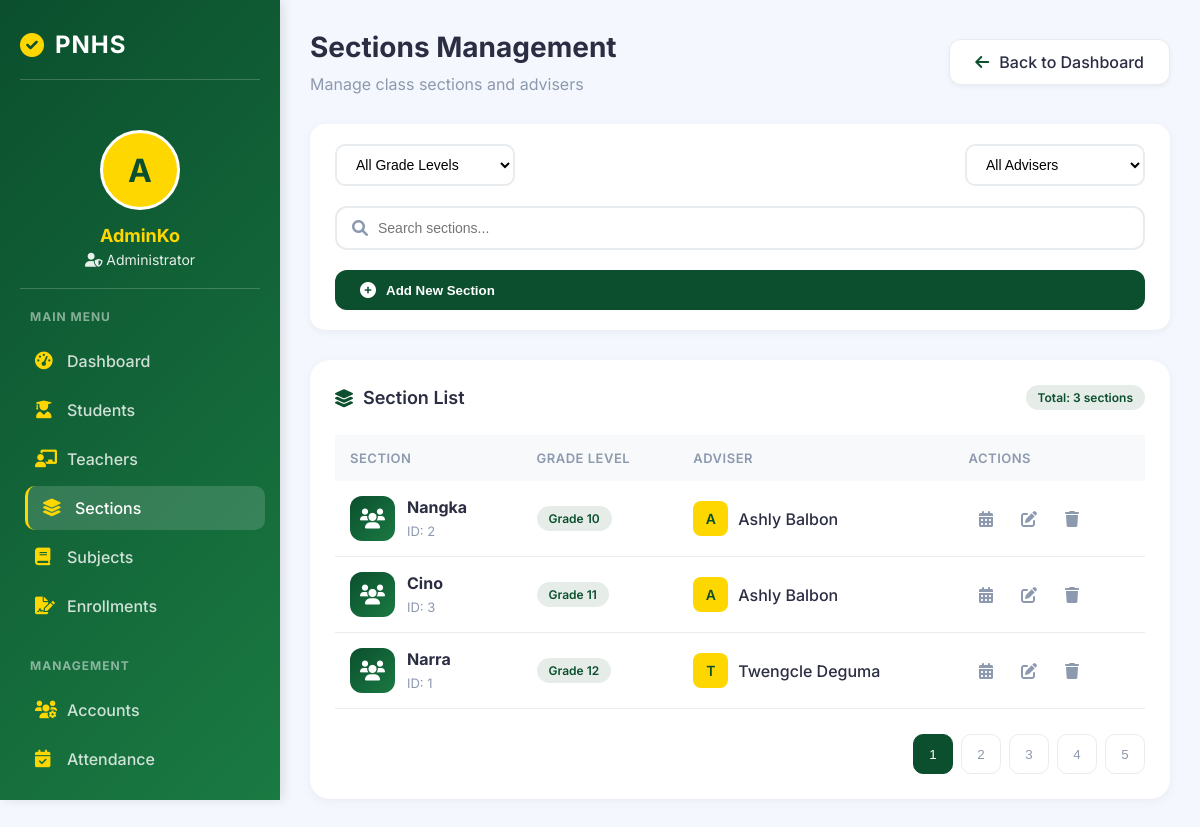
/admin/sections.php (signed in), run on the app's committed database.
### tables this page shows
CREATE TABLE `sections` (
  `id` int(11) NOT NULL,
  `section_name` varchar(50) DEFAULT NULL,
  `grade_id` int(11) DEFAULT NULL,
  `adviser_id` int(11) DEFAULT NULL
);

CREATE TABLE `grade_levels` (
  `id` int(11) NOT NULL,
  `grade_name` varchar(20) DEFAULT NULL
);

CREATE TABLE `users` (
  `id` int(11) NOT NULL,
  `id_number` varchar(50) DEFAULT NULL,
  `fullname` varchar(100) DEFAULT NULL,
  `email` varchar(100) DEFAULT NULL,
  `password` varchar(255) DEFAULT NULL,
  `role` enum('Admin','Registrar','Teacher','Student') DEFAULT NULL,
  `created_at` timestamp NOT NULL DEFAULT current_timestamp()
);

### admin/sections.php (the view, shortened to what this page needs)
<?php
include("../config/database.php");
$admin_name = $_SESSION['user']['fullname'];
$sections = $conn->query("
    SELECT s.id, s.section_name, g.grade_name, u.fullname as adviser, u.id as adviser_id
    FROM sections s
    LEFT JOIN grade_levels g ON s.grade_id = g.id
    LEFT JOIN users u ON s.adviser_id = u.id
    ORDER BY g.id, s.section_name
");
?>
<!DOCTYPE html>
<html lang="en">
<head>
    <link rel="stylesheet" href="https://cdnjs.cloudflare.com/ajax/libs/font-awesome/6.0.0/css/all.min.css">
</head>
<body>
    <div class="app-container">
        <div class="sidebar">
            <h2>
                <i class="fas fa-check-circle"></i>
                <span>PNHS</span>
            </h2>
            <div class="admin-info">
                <div class="admin-avatar">
                    <?php echo strtoupper(substr($admin_name, 0, 1)); ?>
                </div>
                <h3><?php echo htmlspecialchars(explode(' ', $admin_name)[0]); ?></h3>
                <p><i class="fas fa-user-shield"></i> Administrator</p>
            </div>
            <div class="menu-section">
                <h3>MAIN MENU</h3>
                <ul class="menu-items">
                    <li><a href="dashboard.php"><i class="fas fa-tachometer-alt"></i> <span>Dashboard</span></a></li>
                    <li><a href="students.php"><i class="fas fa-user-graduate"></i> <span>Students</span></a></li>
                    <li><a href="teachers.php"><i class="fas fa-chalkboard-teacher"></i> <span>Teachers</span></a></li>
                    <li><a href="sections.php" class="active"><i class="fas fa-layer-group"></i> <span>Sections</span></a></li>
                    <li><a href="subjects.php"><i class="fas fa-book"></i> <span>Subjects</span></a></li>
                    <li><a href="enrollments.php"><i class="fas fa-file-signature"></i> <span>Enrollments</span></a></li>
                </ul>
            </div>
            <div class="menu-section">
                <h3>MANAGEMENT</h3>
                <ul class="menu-items">
                    <li><a href="manage_accounts.php"><i class="fas fa-users-cog"></i> <span>Accounts</span></a></li>
                    <li><a href="attendance.php"><i class="fas fa-calendar-check"></i> <span>Attendance</span></a></li>
                </ul>
            </div>
        </div>
        <div class="main-content">
            <div class="dashboard-header">
                <div class="header-left">
                    <h1>Sections Management</h1>
                    <p>Manage class sections and advisers</p>
                </div>
                <a href="dashboard.php" class="back-btn">
                    <i class="fas fa-arrow-left"></i> Back to Dashboard
                </a>
            </div>
            <div class="actions-bar">
                <div class="filter-group">
                    <select class="filter-select" id="gradeFilter">
                        <option value="">All Grade Levels</option>
                    </select>
                    <select class="filter-select" id="adviserFilter">
                        <option value="">All Advisers</option>
                    </select>
                </div>
                <div class="search-box">
                    <i class="fas fa-search"></i>
                    <input type="text" id="searchInput" placeholder="Search sections...">
                </div>
                <button class="btn-add" onclick="openAddModal()">
                    <i class="fas fa-plus-circle"></i> Add New Section
                </button>
            </div>
            <div class="table-card">
                <div class="table-header">
                    <h3><i class="fas fa-layer-group"></i> Section List</h3>
                    <span class="grade-badge">Total: <?php echo $sections->num_rows; ?> sections</span>
                </div>
                <div class="table-container">
                    <table class="sections-table" id="sectionsTable">
                        <thead>
                            <tr>
                                <th>Section</th>
                                <th>Grade Level</th>
                                <th>Adviser</th>
                                <th>Actions</th>
                            </tr>
                        </thead>
                        <tbody>
                            <?php if($sections && $sections->num_rows > 0): ?>
                                <?php while($sec = $sections->fetch_assoc()): ?>
                                    <tr>
                                        <td>
                                            <div class="section-info">
                                                <div class="section-icon">
                                                    <i class="fas fa-users"></i>
                                                </div>
                                                <div class="section-details">
                                                    <h4><?php echo htmlspecialchars($sec['section_name']); ?></h4>
                                                    <span>ID: <?php echo $sec['id']; ?></span>
                                                </div>
                                            </div>
                                        </td>
                                        <td>
                                            <span class="grade-badge">
                                                <?php echo htmlspecialchars($sec['grade_name'] ?? 'N/A'); ?>
                                            </span>
                                        </td>
                                        <td>
                                            <?php if($sec['adviser']): ?>
                                                <div class="adviser-info">
                                                    <div class="adviser-avatar">
                                                        <?php echo strtoupper(substr($sec['adviser'], 0, 1)); ?>
                                                    </div>
                                                    <span class="adviser-name"><?php echo htmlspecialchars($sec['adviser']); ?></span>
                                                </div>
                                            <?php else: ?>
                                                <span class="no-adviser">Not Assigned</span>
                                            <?php endif; ?>
                                        </td>
                                        <td>
                                            <div class="action-btns">
                                                <a href="create_schedule.php?section_id=<?php echo $sec['id']; ?>" class="btn-icon btn-schedule" title="Manage Schedule">
                                                    <i class="fas fa-calendar-alt"></i>
                                                </a>
                                                <a href="#" class="btn-icon btn-edit" onclick="openEditModal(<?php echo $sec['id']; ?>)" title="Edit Section">
                                                    <i class="fas fa-edit"></i>
                                                </a>
                                                <a href="?delete=<?php echo $sec['id']; ?>" class="btn-icon btn-delete"
                                                   onclick="return confirm('Are you sure you want to delete this section?')" title="Delete Section">
                                                    <i class="fas fa-trash"></i>
                                                </a>
                                            </div>
                                        </td>
                                    </tr>
                                <?php endwhile; ?>
                            <?php endif; ?>
                        </tbody>
                    </table>
                </div>
                <div class="pagination">
                    <button class="page-btn active">1</button>
                    <button class="page-btn">2</button>
                    <button class="page-btn">3</button>
                    <button class="page-btn">4</button>
                    <button class="page-btn">5</button>
                </div>
            </div>
        </div>
    </div>
</body>
</html>

### data on the page
sections: section_name "Nangka", id "2", grade.grade_name "Grade 10", adviser.fullname "A", adviser.fullname "Ashly Balbon"
sections: section_name "Cino", id "3", grade.grade_name "Grade 11", adviser.fullname "A", adviser.fullname "Ashly Balbon"
sections: section_name "Narra", id "1", grade.grade_name "Grade 12", adviser.fullname "T", adviser.fullname "Twengcle Deguma"

### other printed values
substr($admin_name, 0, 1) "A"
explode(' ', $admin_name)[0] "AdminKo"
$sections->num_rows "3"
